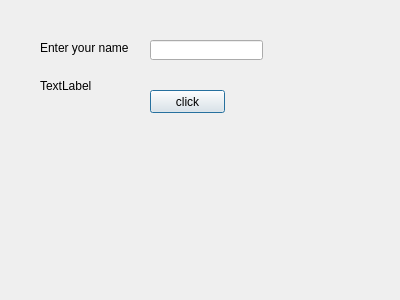
<?xml version="1.0" encoding="UTF-8"?>
<ui version="4.0">
 <class>Dialog</class>
 <widget class="QDialog" name="Dialog">
  <property name="geometry">
   <rect>
    <x>0</x>
    <y>0</y>
    <width>400</width>
    <height>300</height>
   </rect>
  </property>
  <property name="windowTitle">
   <string>Dialog</string>
  </property>
  <widget class="QLabel" name="labelResponse">
   <property name="geometry">
    <rect>
     <x>40</x>
     <y>40</y>
     <width>101</width>
     <height>16</height>
    </rect>
   </property>
   <property name="text">
    <string>Enter your name</string>
   </property>
  </widget>
  <widget class="QLabel" name="label">
   <property name="geometry">
    <rect>
     <x>40</x>
     <y>80</y>
     <width>54</width>
     <height>12</height>
    </rect>
   </property>
   <property name="text">
    <string>TextLabel</string>
   </property>
  </widget>
  <widget class="QLineEdit" name="lineEditName">
   <property name="geometry">
    <rect>
     <x>150</x>
     <y>40</y>
     <width>113</width>
     <height>20</height>
    </rect>
   </property>
  </widget>
  <widget class="QPushButton" name="ButtonClickMe">
   <property name="geometry">
    <rect>
     <x>150</x>
     <y>90</y>
     <width>75</width>
     <height>23</height>
    </rect>
   </property>
   <property name="text">
    <string>click</string>
   </property>
  </widget>
 </widget>
 <resources/>
 <connections/>
</ui>
